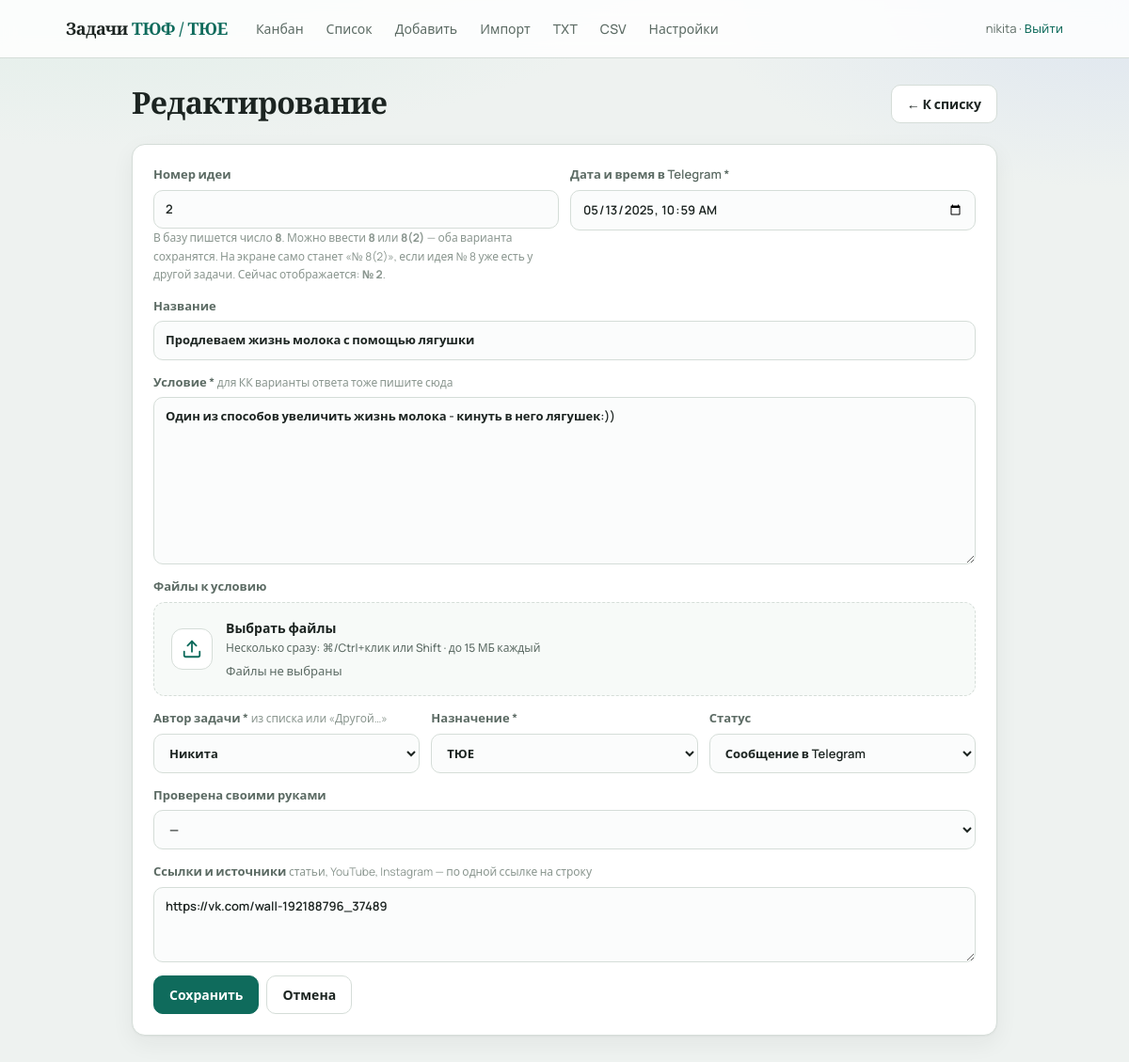
The app's page /tasks/2/edit (signed in), older data.
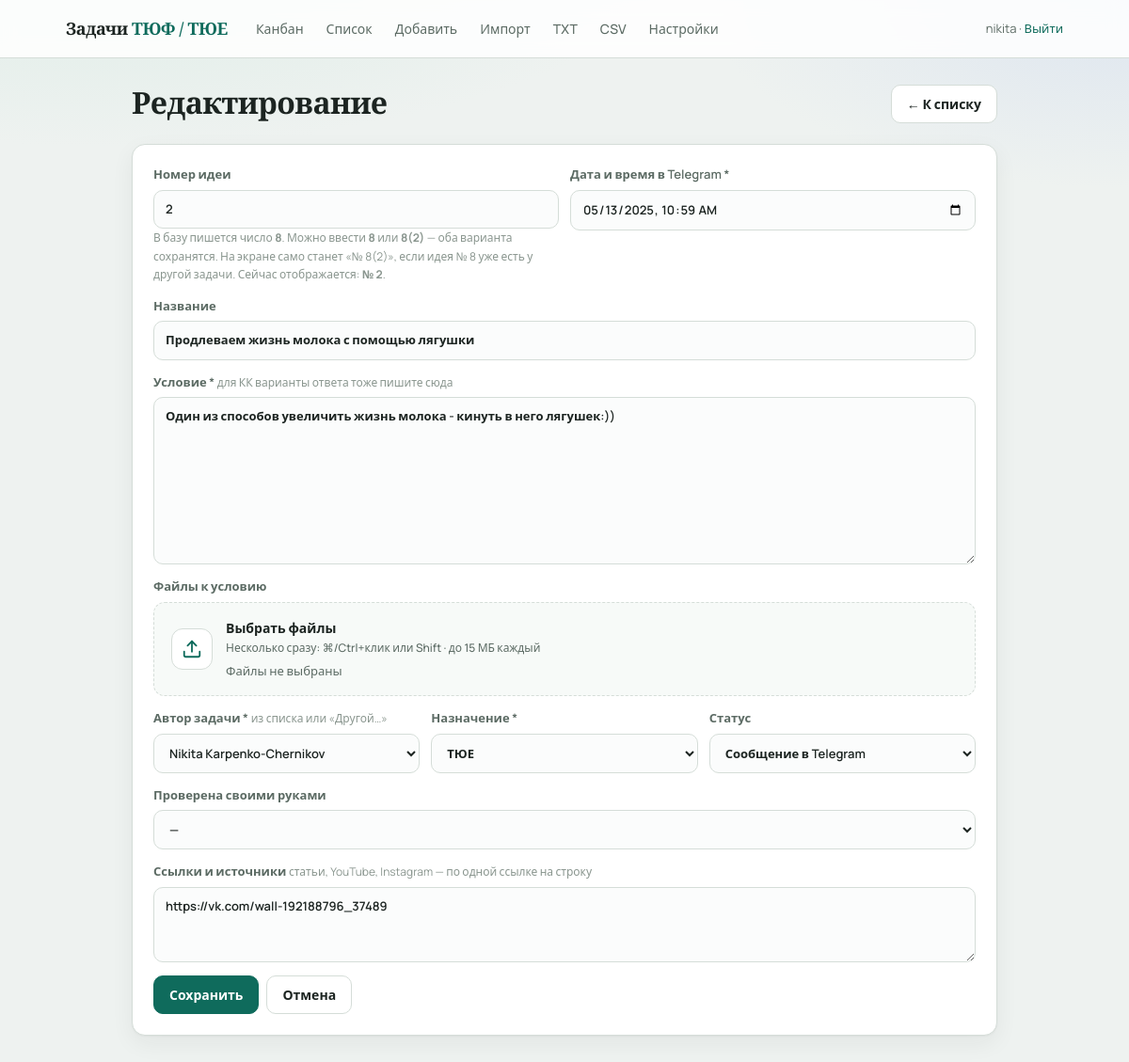
The same page, newer data.
### app/models.py (models this page shows)
class Task(Base):
    __tablename__ = "tasks"
    id = Column(Integer, primary_key=True, autoincrement=True)
    idea_number = Column(Integer, nullable=True, index=True)
    title = Column(String(500), nullable=True)
    condition = Column(Text, nullable=True)
    formulirovka = Column(Text, nullable=True)
    itogovaya_formulirovka = Column(Text, nullable=True)
    author = Column(String(100), nullable=True)
    naznachenie = Column(String(50), nullable=True)
    status = Column(String(50), default="tg", index=True)
    proverena = Column(String(20), nullable=True)
    archived = Column(Boolean, default=False, nullable=False)
    video_url = Column(String(1000), nullable=True)
    tags = Column(String(500), nullable=True)
    sources = Column(Text, nullable=True)
    telegram_url = Column(String(1000), nullable=True)
    telegram_datetime = Column(DateTime, nullable=False)
    answer_options = Column(Text, nullable=True)
    turnir = Column(String(20), nullable=True)
    turnir_year = Column(Integer, nullable=True)
    task_number = Column(Integer, nullable=True)
    etap_kk = Column(String(20), nullable=True)
    created_at = Column(DateTime, default=datetime.utcnow)
    updated_at = Column(DateTime, default=datetime.utcnow, onupdate=datetime.utcnow)
    comments = relationship(
        "Comment", back_populates="task", cascade="all, delete-orphan", order_by="Comment.created_at"
    )
    history = relationship(
        "TaskHistory",
        back_populates="task",
        cascade="all, delete-orphan",
        order_by="TaskHistory.created_at.desc()",
    )
    attachments = relationship(
        "Attachment",
        back_populates="task",
        cascade="all, delete-orphan",
        order_by="Attachment.created_at",
    )

### app/routes.py (the view)
@router.get("/tasks/{task_id}/edit", response_class=HTMLResponse)
def edit_task_page(
    request: Request,
    task_id: int,
    db: Session = Depends(get_db),
    pending_status: str = Query(None),
    from_status: str = Query(None),
):
    user = login_required(request)
    if not user:
        return RedirectResponse("/login", status_code=303)
    task = db.query(Task).options(joinedload(Task.attachments)).filter(Task.id == task_id).first()
    if not task:
        raise HTTPException(status_code=404, detail="Задача не найдена")
    target = pending_status or from_status
    if target and target not in STATUS_LABELS:
        target = None
    if target and BOARD_STATUSES.get(task.naznachenie or ""):
        if target not in {s.value for s in BOARD_STATUSES[task.naznachenie]}:
            target = None
    hint = None
    if target == Status.FORMULIROVKA.value:
        hint = "Заполните «Формулировку перед отправлением» и нажмите «Сохранить». «Отмена» — статус не изменится."
    elif target == Status.IGRAETSYA.value:
        hint = "Заполните «Итоговую формулировку» и данные турнира, затем «Сохранить». «Отмена» — статус не изменится."
    cancel_url = f"/kanban/{task.naznachenie}" if task.naznachenie else f"/tasks/{task.id}"
    task_files = [a for a in task.attachments if a.comment_id is None]
    attach_idea_occurrences(db, [task])
    return templates.TemplateResponse(
        request,
        "form.html",
        _form_context(
            db,
            user=user,
            task=task,
            parsed=None,
            pending_status=target,
            status_labels=_available_statuses(task.naznachenie),
            status_hint=hint,
            cancel_url=cancel_url,
            task_files=task_files,
        ),
    )

### app/templates/form.html (shortened to what the changed rows need)
{% extends "base.html" %}
{% from "macros.html" import file_picker, attachment_list, author_field with context %}
{% block content %}
{% set f = form or {} %}
{% set p = parsed or {} %}
<div class="page-header">
  <h1>{% if task %}Редактирование{% else %}Новая задача{% endif %}</h1>
</div>
<section class="card">
  <form method="post" action="{% if task %}/tasks/{{ task.id }}{% else %}/tasks{% endif %}" enctype="multipart/form-data" id="task-form">
    <div class="grid-2">
      <label>Номер идеи
        <input type="text" name="idea_number" autocomplete="off"
          value="{% if f.idea_number is defined %}{{ f.idea_number }}{% elif task and task.idea_number is not none %}{{ task.idea_number }}{% elif p.idea_number %}{{ p.idea_number }}{% endif %}"
          placeholder="8 или 8(2)">
        <span class="hint">
          В базу пишется число <strong>8</strong>. Можно ввести <strong>8</strong> или <strong>8(2)</strong> — оба варианта сохранятся.
          На экране само станет «№ 8(2)», если идея № 8 уже есть у другой задачи.
          {% if task and task.idea_number is not none %}
          Сейчас отображается: <strong>{{ format_idea_label(task) }}</strong>.
          {% endif %}
        </span>
      </label>
      <label>Дата и время в Telegram *
        <input type="datetime-local" name="telegram_datetime" required
          value="{% if f.telegram_datetime %}{{ f.telegram_datetime }}{% elif task %}{{ task.telegram_datetime.strftime('%Y-%m-%dT%H:%M') }}{% elif default_telegram_datetime %}{{ default_telegram_datetime }}{% endif %}">
      </label>
    </div>
    <label>Название
      <input type="text" name="title"
        value="{% if f.title is defined %}{{ f.title }}{% elif task %}{{ task.title or '' }}{% else %}{{ p.title or '' }}{% endif %}"
        placeholder="Короткое понятное название">
    </label>
    <label>Условие *
      <span class="hint">для КК варианты ответа тоже пишите сюда</span>
      <textarea name="condition" rows="8" required>{% if f.condition is defined %}{{ f.condition }}{% elif task %}{{ task.condition or '' }}{% else %}{{ p.condition or '' }}{% endif %}</textarea>
    </label>
    <div class="grid-3">
      <label>Автор задачи *
        {% set author_val = f.author if f.author is defined else (task.author if task else default_task_author) %}
        {{ author_field('author', author_val or '', 'Имя нового автора', true) }}
      </label>
      <label>Назначение *
        {% set nazn_val = f.naznachenie if f.naznachenie is defined else (task.naznachenie if task else (p.naznachenie or default_naznachenie)) %}
        <select name="naznachenie" id="naznachenie" required>
          {% for val, label in naznachenie_labels.items() %}
          <option value="{{ val }}" {% if nazn_val == val %}selected{% endif %}>{{ label }}</option>
          {% endfor %}
        </select>
      </label>
      <label>Статус
        {% set status_val = f.status if f.status is defined else (pending_status if pending_status else (task.status if task else 'tg')) %}
        <select name="status" id="status">
          {% for val, label in status_labels.items() %}
          <option value="{{ val }}" {% if status_val == val %}selected{% endif %}>{{ label }}</option>
          {% endfor %}
        </select>
      </label>
    </div>
      {% set prov_val = f.proverena if f.proverena is defined else (task.proverena if task else '') %}
    <label>Ссылки и источники
      <span class="hint">статьи, YouTube, Instagram — по одной ссылке на строку</span>
      <textarea name="sources" rows="3" placeholder="https://...">{% if f.sources is defined %}{{ f.sources }}{% elif task %}{{ task.sources or '' }}{% else %}{{ p.sources or '' }}{% endif %}</textarea>
    </label>
    {% set show_formulirovka = status_val == 'formulirovka' or status_val == 'metodkom' or status_val == 'igraetsya' %}
    {% set show_igraetsya = status_val == 'igraetsya' %}
        {% set turnir_val = f.turnir if f.turnir is defined else (task.turnir if task else '') %}
        {% set etap_val = f.etap_kk if f.etap_kk is defined else (task.etap_kk if task else '') %}
  </form>
</section>
{% endblock %}

### app/templates/macros.html (shortened to what this page needs)
{% macro author_field(name, value='', placeholder='Имя нового автора', required=false) %}
{% set known = value in authors %}
{% set use_custom = value and not known %}
<div class="author-field" data-author-field>
  <select class="author-select" {% if required %}required{% endif %}
    data-author-select
    data-author-name="{{ name }}"
    {% if not use_custom %}name="{{ name }}"{% endif %}>
    {% for a in authors %}
    <option value="{{ a }}" {% if value == a %}selected{% endif %}>{{ a }}</option>
    {% endfor %}
  </select>
</div>
{% endmacro %}
{% macro file_picker(name, hint='Несколько сразу: ⌘/Ctrl+клик или Shift · до 15 МБ каждый') %}
<div class="file-drop" data-file-drop>
  <label for="{{ name }}" class="file-drop-zone">
    <span class="file-drop-icon" aria-hidden="true">
      <svg width="22" height="22" viewBox="0 0 24 24" fill="none" stroke="currentColor" stroke-width="2" stroke-linecap="round" stroke-linejoin="round">
        <path d="M21 15v4a2 2 0 0 1-2 2H5a2 2 0 0 1-2-2v-4"/>
        <polyline points="17 8 12 3 7 8"/>
        <line x1="12" y1="3" x2="12" y2="15"/>
      </svg>
    </span>
    <span class="file-drop-copy">
      <span class="file-drop-title">Выбрать файлы</span>
      <span class="file-drop-hint">{{ hint }}</span>
      <span class="file-drop-chosen" data-file-chosen>Файлы не выбраны</span>
    </span>
  </label>
</div>
{% endmacro %}

Row changes from the older to the newer data that the page shows:
changed Task "Продлеваем жизнь молока с помощью лягушки": author "Никита" → "Nikita Karpenko-Chernikov"
